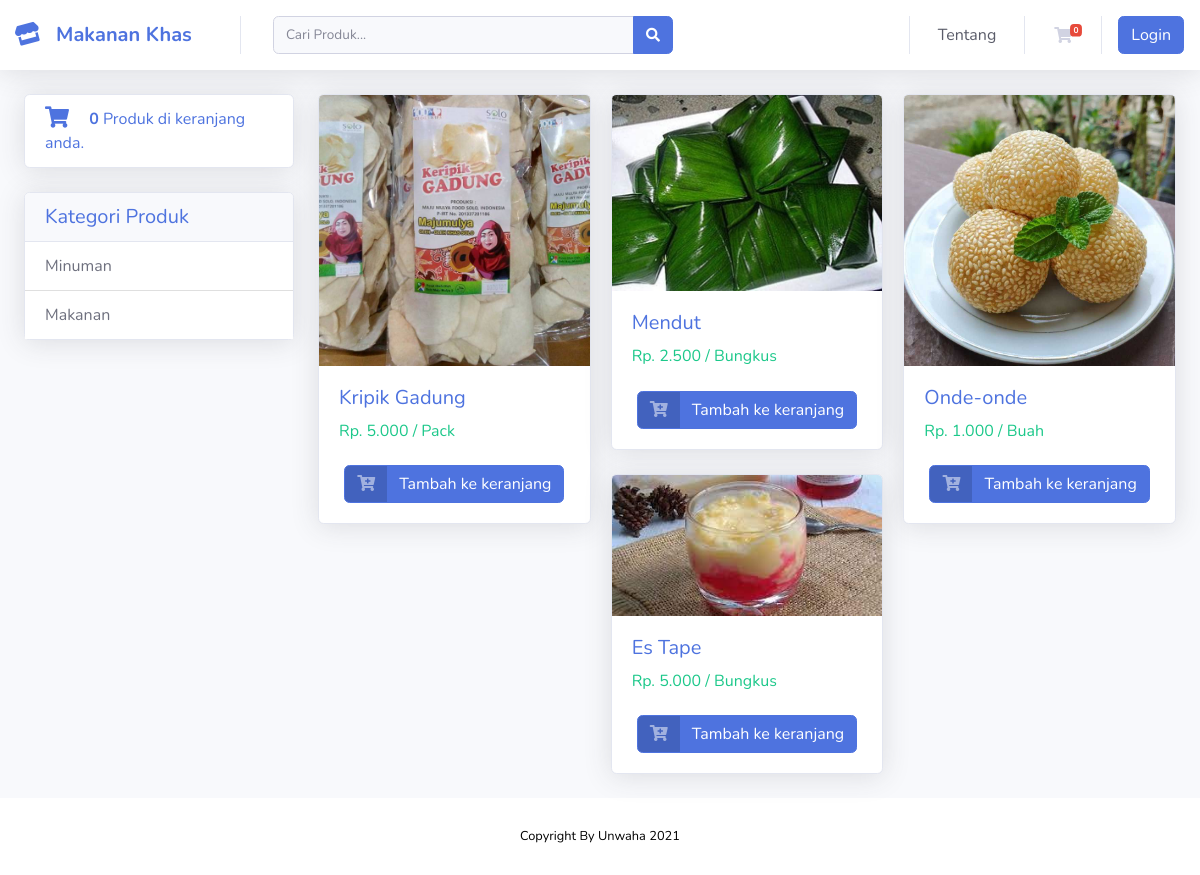
The page / on the database its author committed.
### tables this page shows
CREATE TABLE `tbl_kategori` (
  `id_kategori` int(11) NOT NULL,
  `nama_kategori` varchar(99) NOT NULL
);

CREATE TABLE `tbl_produk` (
  `id_produk` int(11) NOT NULL,
  `nama_produk` varchar(150) NOT NULL,
  `kategori_id` int(11) NOT NULL,
  `stok` int(11) NOT NULL,
  `satuan_id` int(11) NOT NULL,
  `harga` int(11) NOT NULL,
  `gambar` varchar(100) NOT NULL,
  `deskripsi` text NOT NULL
);

CREATE TABLE `tbl_satuan` (
  `id_satuan` int(11) NOT NULL,
  `nama_satuan` varchar(50) NOT NULL
);

### application/controllers/Home.php (called while the page is built, shortened)
<?php
class Home extends CI_Controller
{
	public function __construct()
	{
		$this->load->library('form_validation');
		$this->load->model('ProdukModel');
		$this->load->model('KategoriModel');
		$this->load->model('KeranjangModel');
		$this->load->model('SatuanModel');
		$this->loggedUser = $this->db->get_where('user', ['email' => $this->session->userdata('email')])->row_array();
	}
	public function index()
	{
		$data['user'] = $this->loggedUser;
		$data['modelTitle'] = 'Produk';
		$data['title'] = 'Toko Makanan Khas';
		$data['totalCart'] =  $this->KeranjangModel->total_rows_by_user($this->loggedUser['id']);
		$jumlah_data = $this->ProdukModel->total_rows();
		$this->load->library('pagination');
		$config['base_url'] = base_url('produk/index/');
		$config['total_rows'] = $jumlah_data;
		$config['per_page'] = 12;
		$from = $this->uri->segment(3);
		$data['produk'] = $this->ProdukModel->get_limit($config['per_page'], $from);
		$data['kategori'] = $this->KategoriModel->get_all();
		$this->load->view('tamplates/header', $data);
		$this->load->view('tamplates/home_topbar', $data);
		$this->load->view('produk', $data);
		$this->load->view('tamplates/footer');
	}
}

### index.php (called while the page is built, shortened)
<?php
require_once BASEPATH.'core/CodeIgniter.php';

### application/models/KategoriModel.php (called while the page is built, shortened)
<?php
class KategoriModel extends CI_Model
{
    public $tabel = 'tbl_kategori';
    public $id = 'id_kategori';
    public $order = 'DESC';
    function get_all()
    {
        $this->db->order_by($this->id, $this->order);
        return $this->db->get($this->tabel)->result_array();
    }
}

### application/config/config.php (called while the page is built, shortened)
<?php
$config['base_url'] = 'http://localhost/tokomakanankhas/';
$config['index_page'] = '';
$config['uri_protocol']    = 'REQUEST_URI';
$config['url_suffix'] = '';
$config['language']    = 'english';
$config['charset'] = 'UTF-8';
$config['enable_hooks'] = FALSE;
$config['subclass_prefix'] = 'MY_';
$config['composer_autoload'] = FALSE;
$config['permitted_uri_chars'] = 'a-z 0-9~%.:_\-';
$config['enable_query_strings'] = FALSE;
$config['controller_trigger'] = 'c';
$config['function_trigger'] = 'm';
$config['directory_trigger'] = 'd';
$config['allow_get_array'] = TRUE;
$config['log_threshold'] = 0;
$config['log_path'] = '';
$config['log_file_extension'] = '';
$config['log_file_permissions'] = 0644;
$config['log_date_format'] = 'Y-m-d H:i:s';
$config['error_views_path'] = '';
$config['cache_path'] = '';
$config['cache_query_string'] = FALSE;
$config['encryption_key'] = '';
$config['sess_driver'] = 'files';
$config['sess_cookie_name'] = 'ci_session';
$config['sess_expiration'] = 7200;
$config['sess_save_path'] = NULL;
$config['sess_match_ip'] = FALSE;
$config['sess_time_to_update'] = 300;
$config['sess_regenerate_destroy'] = FALSE;
$config['cookie_prefix']    = '';
$config['cookie_domain']    = '';
$config['cookie_path']        = '/';
$config['cookie_secure']    = FALSE;
$config['cookie_httponly']     = FALSE;
$config['standardize_newlines'] = FALSE;
$config['global_xss_filtering'] = FALSE;
$config['csrf_protection'] = FALSE;
$config['csrf_token_name'] = 'csrf_test_name';
$config['csrf_cookie_name'] = 'csrf_cookie_name';
$config['csrf_expire'] = 7200;
$config['csrf_regenerate'] = TRUE;
$config['csrf_exclude_uris'] = array();
$config['compress_output'] = FALSE;
$config['time_reference'] = 'local';
$config['rewrite_short_tags'] = FALSE;
$config['proxy_ips'] = '';

### application/models/ProdukModel.php (called while the page is built, shortened)
<?php
class ProdukModel extends CI_Model
{
    public $tabel = 'tbl_produk';
    public $id = 'id_produk';
    public $order = 'DESC';
    function total_rows()
    {
        return $this->db->get($this->tabel)->num_rows();
    }
    function get_limit($limit, $offset)
    {
        $this->db->join('tbl_kategori', 'tbl_kategori.id_kategori = tbl_produk.kategori_id');
        $this->db->join('tbl_satuan', 'tbl_satuan.id_satuan = tbl_produk.satuan_id');
        $this->db->order_by($this->id, $this->order);
        return $this->db->get($this->tabel, $limit, $offset)->result_array();
    }
}

### application/views/produk.php (the view, shortened to what this page needs)
<div class="container-fluid">
    <div class="row">
        <div class="col-sm-3">
            <div class="card shadow mb-4">
                <div class="card-body p-1">
                    <a class="nav-link" href="<?= base_url('keranjang'); ?>">
                        <span class="icon mr-3">
                            <i class="fas fa-shopping-cart fa-lg"></i>
                        </span>
                        <span class="text"><b id="totalCart"><?= (!empty($totalCart)) ? $totalCart : 0; ?></b> Produk di keranjang anda.</span></a>
                </div>
            </div>
            <div class="card shadow mb-4">
                <div class="card-header text-primary">
                    <h5 class="p-0 m-0 font-weigth-bold">Kategori Produk</h5>
                </div>
                <div class="card-body p-0">
                    <div class="list-group list-group-flush">
                        <?php foreach ($kategori as $k) : ?>
                            <a href="<?= base_url('produk/kategori/') . $k['nama_kategori']; ?>" class="list-group-item list-group-item-action"><?= $k['nama_kategori']; ?></a>
                        <?php endforeach; ?>
                    </div>
                </div>
            </div>
        </div>
        <div class="col-sm-9">
            <div class="card-columns">
                <?php foreach ($produk as $p) : ?>
                    <div class="card shadow mb-4">
                        <img src="<?= base_url('assets/img/produk/') . $p['gambar']; ?>" class="card-img-top" alt="...">
                        <div class="card-body">
                            <a href="<?= base_url('produk/lihat/') . $p['id_produk']; ?>" class="nav-link p-0">
                                <h5 class="card-title"><?= $p["nama_produk"]; ?></h5>
                            </a>
                            <h6 class="text-success font-weigth-bold">Rp. <?= number_format($p["harga"], 0, ',', '.'); ?> / <?= $p["nama_satuan"]; ?></h6>
                            <div class="text-center mt-4">
                                <a href="<?= base_url('keranjang/tambah/') . $p['id_produk']; ?>" class="btn btn-primary btn-icon-split">
                                    <span class="icon text-white-50">
                                        <i class="fas fa-cart-plus"></i>
                                    </span>
                                    <span class="text">Tambah ke keranjang</span>
                                </a>
                            </div>
                        </div>
                    </div>
                <?php endforeach; ?>
            </div>
        </div>
    </div>
</div>

### application/views/tamplates/header.php (shortened to what this page needs)
<!DOCTYPE html>
<html lang="en">
<head>
  <link href="<?= base_url('assets/'); ?>vendor/fontawesome-free/css/all.min.css" rel="stylesheet" type="text/css">
  <link href="<?= base_url('assets/'); ?>css/sb-admin-2.min.css" rel="stylesheet">
  <link href="<?= base_url('assets/'); ?>vendor/datatables/dataTables.bootstrap4.min.css" rel="stylesheet">
</head>
<body id="page-top">
  <body style="color:black;background-color:grey">
    <div id="wrapper">

### application/views/tamplates/home_topbar.php (shortened to what this page needs)
<div id="content-wrapper" class="d-flex flex-column">
    <div id="content">
        <nav class="navbar navbar-expand navbar-light bg-white topbar mb-4 static-top shadow">
            <a class="navbar-brand d-flex text-primary" href="<?= base_url(); ?>">
                <div class="sidebar-brand-icon rotate-n-15">
                    <i class="fa fa-store"></i>
                </div>
                <div class="sidebar-brand-text mx-3"><b>Makanan Khas</b></div>
            </a>
            <form action="<?= base_url('produk/aksi_cari'); ?>" method="get" class="d-none d-sm-inline-block form-inline ml-md-3 my-2 my-md-0 mw-100 navbar-search">
                <div class="input-group">
                    <input name="cari" type="text" class="form-control bg-light border-1" placeholder="Cari Produk..." value="<?= (!empty($cari_pilih)) ? $cari_pilih : ''; ?>">
                    <div class="input-group-append">
                        <button class="btn btn-primary" type="submit">
                            <i class="fas fa-search fa-sm"></i>
                        </button>
                    </div>
                </div>
            </form>
            <ul class="navbar-nav ml-auto">
                <li class="nav-item">
                    <a class="nav-link text-dark" href="<?= base_url('tentang'); ?>">Tentang</a>
                </li>
                <li class="nav-item">
                    <a class="nav-link" href="<?= base_url('keranjang'); ?>">
                        <i class="fas fa-shopping-cart fa-fw"></i>
                        <span class="badge badge-danger badge-counter"><?= (!empty($totalCart)) ? $totalCart : 0; ?></span>
                    </a>
                </li>
                <?php if (!empty($user)) : ?>
                    <li class="nav-item dropdown no-arrow">
                        <a class="nav-link dropdown-toggle" href="#" id="userDropdown" role="button" data-toggle="dropdown" aria-haspopup="true" aria-expanded="false">
                            <span class="mr-2 d-none d-lg-inline text-gray-600 small"><?= $user['name']; ?></span>
                            <img class="img-profile rounded-circle" src="<?= base_url('assets/img/profile/') . $user['image']; ?>">
                        </a>
                        <div class="dropdown-menu dropdown-menu-right shadow animated--grow-in" aria-labelledby="userDropdown">
                            <?php if ($user['role_id'] == 1) : ?>
                                <a class="dropdown-item" href="<?= base_url('admin'); ?>">
                                    <i class="fas fa-tachometer-alt fa-sm fa-fw mr-2 text-gray-500"></i>
                                    Dashboard
                                </a>
                                <div class="dropdown-divider"></div>
                            <?php endif; ?>
                            <a class="dropdown-item" href="<?= base_url('profile'); ?>">
                                <i class="fas fa-user fa-sm fa-fw mr-2 text-gray-500"></i>
                                Profile
                            </a>
                            <div class="dropdown-divider"></div>
                            <a class="dropdown-item" href="<?= base_url('auth/logout'); ?>" data-toggle="modal" data-target="#logoutModal">
                                <i class="fas fa-sign-out-alt fa-sm fa-fw mr-2 text-gray-500"></i>
                                Logout
                            </a>
                        </div>
                    </li>
                <?php else : ?>
                    <div class="form-inline my-2 my-lg-0">
                        <a href="<?= base_url('auth'); ?>" class="btn btn-primary my-2 my-sm-0">Login</a>
                    </div>
                <?php endif; ?>
            </ul>
        </nav>

### application/views/tamplates/footer.php (shortened to what this page needs)
<footer class="sticky-footer bg-white">
  <div class="container my-auto">
    <div class="copyright text-center my-auto">
      <span>Copyright By Unwaha <?= date('Y');
                                ?></span>
    </div>
  </div>
</footer>
</div>
</div>
</body>
</html>

### rows shown on the page
tbl_kategori: nama_kategori "Minuman"
tbl_kategori: nama_kategori "Makanan"
tbl_produk: gambar (picture), nama_produk "Kripik Gadung", harga "5.000", satuan.nama_satuan "Pack"
tbl_produk: gambar (picture), nama_produk "Mendut", harga "2.500", satuan.nama_satuan "Bungkus"
tbl_produk: gambar (picture), nama_produk "Es Tape", harga "5.000", satuan.nama_satuan "Bungkus"
tbl_produk: gambar (picture), nama_produk "Onde-onde", harga "1.000", satuan.nama_satuan "Buah"
